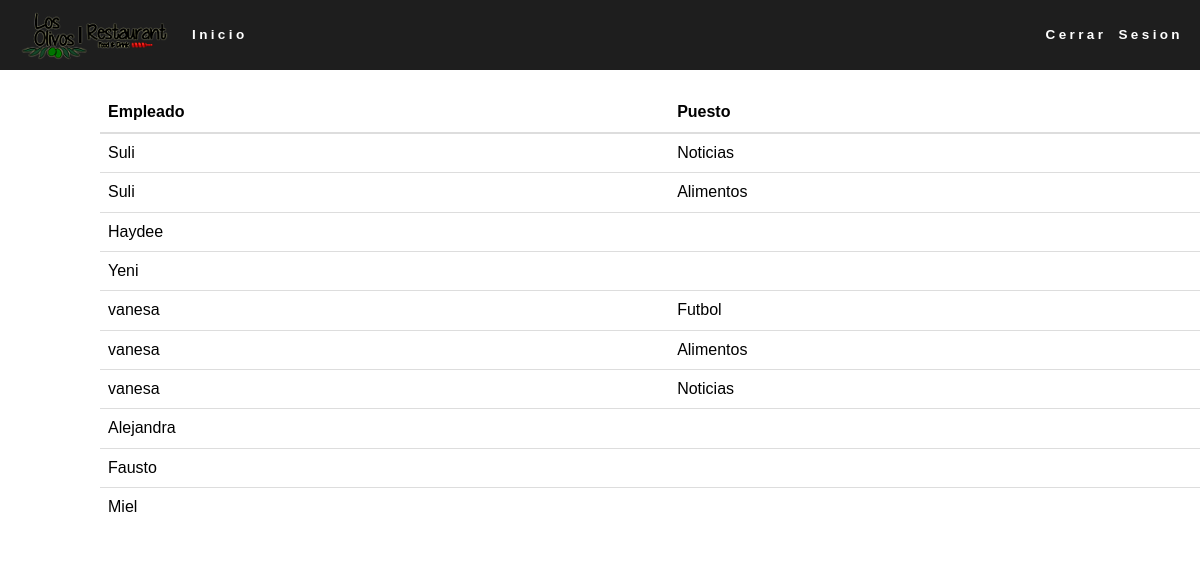
The page /empleados.php (signed in) on the database its author committed.
### tables this page shows
CREATE TABLE IF NOT EXISTS `Usuarios` (
  `id` int(11) NOT NULL AUTO_INCREMENT,
  `usuario` varchar(45) DEFAULT NULL,
  `password` varchar(45) DEFAULT NULL,
  PRIMARY KEY (`id`)
);

CREATE TABLE IF NOT EXISTS `Intereses` (
  `id` int(11) NOT NULL AUTO_INCREMENT,
  `intereses` varchar(45) DEFAULT NULL,
  PRIMARY KEY (`id`)
);

### empleados.php (the view, shortened to what this page needs)
<!DOCTYPE html>
<html>
    <link rel="stylesheet" href="css/normalize.css">
    <link rel="stylesheet" href="css/main.css" media="screen" type="text/css">
    <link rel="stylesheet" href="css/bootstrap.css">
    <link rel="stylesheet" href="css/style-portfolio.css">
    <link rel="stylesheet" href="css/picto-foundry-food.css" />
    <link rel="stylesheet" href="css/jquery-ui.css">
    <link href="css/font-awesome.min.css" rel="stylesheet">
</head>
<body>
    <nav class="navbar navbar-default navbar-fixed-top" role="navigation">
        <div class="container-fluid">
            <div class="navbar-header">
                <a class="navbar-brand" href="#"><img src="images/logo72.png" alt="Inicio"></a>
            </div>
            <div class="collapse navbar-collapse" id="bs-example-navbar-collapse-1">
                <ul class="nav navbar-nav main-nav   ">
                    <li><a class="color_animation" href="contenido.php">Inicio</a></li>
                </ul>
                 <?php
        if($_SESSION['userid']==0)
        echo '<a href="cerrarsesion.php">  Iniciar Sesion</a>';
    else
    {
?>
                <ul class="nav navbar-nav main-nav  clear navbar-right navbar-raght">
                    <li><a class="color_animation" href="cerrarsesion.php">Cerrar Sesion</a></li>
                </ul>
            </div>
        </div>
        </nav>
        <div class="container-fluid">
            <div class="row">
                <div class="col-md col-lg-offset-1">
                    <table class="table table-hover table-responsive">
                       <tbody>
                            <div class="container-fluid">
   <div class="row">
    <div class="col-md-5">
      <table class="table table-hover table-responsive">
     <thead>
        <tr>
          <th>Empleado</th>
          <th>Puesto</th>
                 </tr>
      </thead>
    <tbody>
                            <?php
                        $query = "SELECT Usuarios.usuario, Intereses.intereses
                        FROM Usuarios LEFT JOIN Detalles
                        ON Usuarios.id=Detalles.Usuarios_id
                        LEFT JOIN Intereses
                        ON Intereses.id=Detalles.Intereses_id";
                        $record = mysql_query($query);
                        if ($row=mysql_fetch_array($record))
                         {
                            do{
                           echo "<tr>";
                           echo "<td>".$row['usuario']."</td>";
                           echo "<td>".$row['intereses']."</td>";
                           echo "<tr>";
                        }
                        while ($row = mysql_fetch_array($record));
                        echo "</table>";
                        }
                        ?>
                        </tbody>
                    </table>
                </div>
            </div>
        </div >
    </body>
</html>
<?php
}
?>

### css/main.css (style rules this page uses)
*, *:before, *:after { -moz-box-sizing: border-box; box-sizing: border-box; -webkit-font-smoothing: antialiased; }
body, html { margin: 0; padding: 0; height: 100%; }
.clear::after { content: ""; display: table; clear: both; }
h1, h2, p, span, a { font-family: "museo-sans", helvetica, sans-serif; color: #2f2e2f; margin: 0; padding: 0; }
.color_animation { word-spacing: 5px; margin-right: -30px; margin-left: -30px !important; color: white !important; -webkit-transition: color 0.3s ease-out; -moz-transition: color 0.3s ease-in-out; -o-transition: color 0.3s ease-in-out; -ms-transition: color 0.3s ease-in-out; transition: color 0.3s ease-in-out; }
.navbar-brand { font-family: 'Pacifico', cursive; font-size: 34px !important; text-decoration: none; color: white !important; }
nav { background: #1E1E1E !important; font-size: 18px; color: white !important; }
li { color: white !important; word-spacing: 5px !important; }
.navbar-default { border: 0 !important; }
@media (min-width: 660px) { .navbar-default { height: 70px; padding-top: 10px; } }
@media (min-width: 660px) { nav li { padding-right: -15px; } }
@media (min-width: 660px) { .navbar-brand { font-family: 'Pacifico', cursive; font-size: 34px !important; text-decoration: none; color: white !important; } }
@media (min-width: 660px) { nav { position: fixed; display: block; position: fixed; width: 100%; height: 55px; z-index: 100; margin: 0; padding: 0; background-color: #1e1e1e; text-align: center; } }
@media (min-width: 660px) { .main-nav { padding: 0; margin: 18px auto 0 auto; } }
@media (min-width: 660px) { .main-nav li { display: inline-block; list-style: none; margin: 0 29px 0 29px; } }
@media (min-width: 660px) { .logo a, .main-nav a { font-size: 0.75000em; font-weight: 700; letter-spacing: 0.250em; text-decoration: none; color: #fff; display: block; text-align: center; padding: 2px 0; transition: color 0.3s ease-in-out; } }
@media (min-width: 1100px) { .logo a, .main-nav a { text-decoration: none; color: white; display: block; text-align: center; padding: 3px 1px; } }
@media (min-width: 1100px) { .main-nav { float: right; padding: 0; margin: 0; margin: 18px 20px 0 0; } }
@media (min-width: 1100px) { .main-nav li { display: inline-block; list-style: none; margin: 0 32px 0 32px; } }

### rows shown on the page
usuarios: usuario "Suli", intereses.intereses "Noticias", intereses.intereses "Alimentos"
usuarios: usuario "Haydee"
usuarios: usuario "Yeni"
usuarios: usuario "vanesa", intereses.intereses "Futbol", intereses.intereses "Alimentos", intereses.intereses "Noticias"
usuarios: usuario "Alejandra"
usuarios: usuario "Fausto"
usuarios: usuario "Miel"
